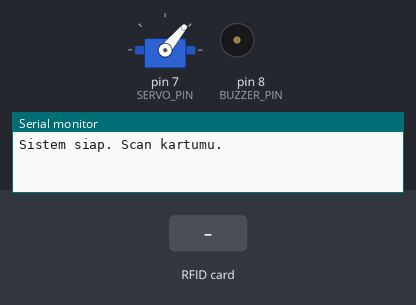
A sketch run on a simulated Arduino Uno, built with avr-gcc and run on an emulated ATmega328P. Parts: servo, buzzer (waves = sounding), the last lines printed to the serial monitor. Inputs (shaded band) come from the test bench.

Above: at 1.2 s.
1.3 s: RFID card 5E 7A 19 C4 held to the reader
At 3.2 s:
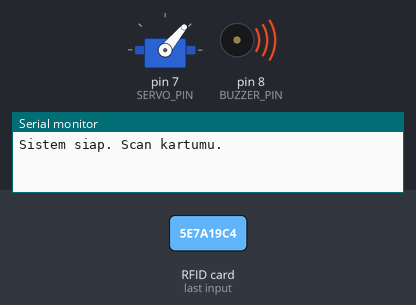
4.3 s: RFID card B7 6C 6A 05 held to the reader
5.8 s: RFID card B7 6C 6A 05 held to the reader
At 7.1 s:
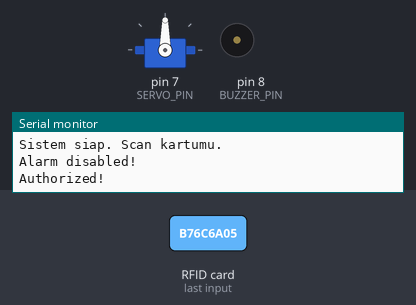
Timing chart, 0 to 13.5 s (numbered marks = the images above; inputs shaded):
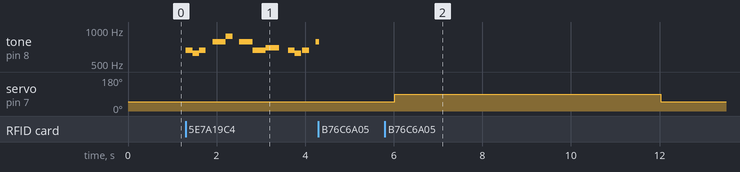

Measured:
- after the input at 1.3 s, tone on pin 8 (BUZZER_PIN): plays 659 Hz for 0.15 s, 622 Hz for 0.15 s, 659 Hz for 0.15 s, 784 Hz for 0.30 s, 880 Hz for 0.15 s, 784 Hz for 0.30 s … (12 notes in this stretch), starting at once
- after the input at 5.8 s, servo on pin 7 (SERVO_PIN): 50° → 90° after 0.23 s, → 50° 6.0 s later

The sketch:

smartdoor.ino
```cpp
#include <SPI.h>
#include <MFRC522.h>
#include <Servo.h>

#define RST_PIN 5
#define SS_PIN 10
#define BUZZER_PIN 8
#define SERVO_PIN 7
MFRC522 rfid(SS_PIN, RST_PIN);
Servo myServo;

String authorizedUIDs[] = {
  "b7 6c 6a 05"
};
int numberOfAuthorizedUids = sizeof(authorizedUIDs) / sizeof(authorizedUIDs[0]);

bool buzzing = false;
int melody[] = {
  659, 622, 659, 784, 784, 880, 784, 659,
  698, 659, 622, 659, 784, 784, 880, 784, 659,
  784, 880, 988, 988, 880, 784, 659, 784,
  698, 659, 622, 659, 784, 784, 880, 784, 659
};
int noteDurations[] = {
  300, 150, 150, 300, 150, 150, 300, 300,
  300, 500, 150, 150, 300, 150, 150, 300, 300,
  200, 200, 300, 150, 150, 300, 200, 200,
  300, 200, 150, 150, 300, 150, 150, 300, 500
};
int melodyLength = sizeof(melody) / sizeof(melody[0]);

int melodyIndex = 0;
unsigned long buzzerPreviousMillis = 0;

void setup() {
  Serial.begin(9600);
  SPI.begin();
  rfid.PCD_Init();

  myServo.attach(SERVO_PIN);
  myServo.write(50);

  pinMode(BUZZER_PIN, OUTPUT);
  digitalWrite(BUZZER_PIN, LOW);

  Serial.println("Sistem siap. Scan kartumu.");
}

void loop() {
  if (rfid.PICC_IsNewCardPresent() && rfid.PICC_ReadCardSerial()) {
    String scannedUID = "";
    for (byte i = 0; i < rfid.uid.size; i++) {
      scannedUID += String(rfid.uid.uidByte[i] < 0x10 ? "0" : "") + String(rfid.uid.uidByte[i], HEX);
      if (i < rfid.uid.size - 1) scannedUID += " ";
    }

    // Serial.print("UID Terdeteksi: ");
    // Serial.println(scannedUID);
    // rfid.PICC_HaltA();

    bool isAuthorized = false;
    for (int i = 0; i < numberOfAuthorizedUids; i++) {
      if (scannedUID.equalsIgnoreCase(authorizedUIDs[i])) {
        isAuthorized = true;
        break;
      }
    }

    if (isAuthorized) {
      if (buzzing) {
        buzzing = false;
        digitalWrite(BUZZER_PIN, LOW);
        Serial.println("Alarm disabled!");
      } else {
        digitalWrite(BUZZER_PIN, HIGH);
        delay(200);
        digitalWrite(BUZZER_PIN, LOW);

        myServo.write(90);
        Serial.println("Authorized!");
        delay(6000);
        myServo.write(50);
      }
    } else {
      buzzing = true;
    }

    rfid.PICC_HaltA();
  }

  if (buzzing) {
    unsigned long currentMillis = millis();

    if (currentMillis - buzzerPreviousMillis >= noteDurations[melodyIndex]) {
      buzzerPreviousMillis = currentMillis;

      int note = melody[melodyIndex];
      if (note == 0) {
        noTone(BUZZER_PIN);
      } else {
        tone(BUZZER_PIN, note, noteDurations[melodyIndex]);
      }

      melodyIndex++;
      if (melodyIndex >= melodyLength) {
        melodyIndex = 0;
      }
    }
  } else {
    noTone(BUZZER_PIN);
    melodyIndex = 0;
  }
}
```
